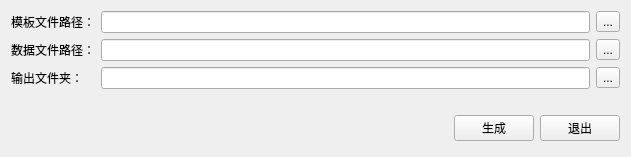
<?xml version="1.0" encoding="UTF-8"?>
<ui version="4.0">
 <class>Form</class>
 <widget class="QWidget" name="Form">
  <property name="enabled">
   <bool>true</bool>
  </property>
  <property name="geometry">
   <rect>
    <x>0</x>
    <y>0</y>
    <width>631</width>
    <height>157</height>
   </rect>
  </property>
  <property name="minimumSize">
   <size>
    <width>418</width>
    <height>120</height>
   </size>
  </property>
  <property name="maximumSize">
   <size>
    <width>99999</width>
    <height>99999</height>
   </size>
  </property>
  <property name="windowTitle">
   <string>批量模板合成工具</string>
  </property>
  <layout class="QGridLayout" name="gridLayout">
   <item row="0" column="0">
    <layout class="QGridLayout" name="gridLayout_4">
     <property name="spacing">
      <number>6</number>
     </property>
     <item row="0" column="1">
      <widget class="QLineEdit" name="lineEdit_template">
       <property name="enabled">
        <bool>true</bool>
       </property>
      </widget>
     </item>
     <item row="4" column="0">
      <widget class="QLabel" name="label_3">
       <property name="text">
        <string>输出文件夹：</string>
       </property>
      </widget>
     </item>
     <item row="4" column="1">
      <widget class="QLineEdit" name="lineEdit_output">
       <property name="enabled">
        <bool>true</bool>
       </property>
      </widget>
     </item>
     <item row="5" column="1">
      <spacer name="verticalSpacer">
       <property name="orientation">
        <enum>Qt::Vertical</enum>
       </property>
       <property name="sizeHint" stdset="0">
        <size>
         <width>20</width>
         <height>40</height>
        </size>
       </property>
      </spacer>
     </item>
     <item row="4" column="2">
      <widget class="QToolButton" name="toolButton_output">
       <property name="text">
        <string>...</string>
       </property>
      </widget>
     </item>
     <item row="2" column="0">
      <widget class="QLabel" name="label_2">
       <property name="text">
        <string>数据文件路径：</string>
       </property>
      </widget>
     </item>
     <item row="2" column="1">
      <widget class="QLineEdit" name="lineEdit_data">
       <property name="enabled">
        <bool>true</bool>
       </property>
      </widget>
     </item>
     <item row="2" column="2">
      <widget class="QToolButton" name="toolButton_data">
       <property name="text">
        <string>...</string>
       </property>
      </widget>
     </item>
     <item row="0" column="0">
      <widget class="QLabel" name="label">
       <property name="whatsThis">
        <string>&lt;html&gt;&lt;head/&gt;&lt;body&gt;&lt;p&gt;&lt;br/&gt;&lt;/p&gt;&lt;/body&gt;&lt;/html&gt;</string>
       </property>
       <property name="text">
        <string>模板文件路径：</string>
       </property>
      </widget>
     </item>
     <item row="0" column="2">
      <widget class="QToolButton" name="toolButton_template">
       <property name="text">
        <string>...</string>
       </property>
      </widget>
     </item>
    </layout>
   </item>
   <item row="3" column="0">
    <layout class="QHBoxLayout" name="horizontalLayout">
     <property name="spacing">
      <number>6</number>
     </property>
     <property name="topMargin">
      <number>2</number>
     </property>
     <property name="bottomMargin">
      <number>5</number>
     </property>
     <item>
      <spacer name="horizontalSpacer">
       <property name="orientation">
        <enum>Qt::Horizontal</enum>
       </property>
       <property name="sizeHint" stdset="0">
        <size>
         <width>40</width>
         <height>20</height>
        </size>
       </property>
      </spacer>
     </item>
     <item>
      <widget class="QPushButton" name="pushButton_generate">
       <property name="text">
        <string>生成</string>
       </property>
      </widget>
     </item>
     <item>
      <widget class="QPushButton" name="pushButton_exit">
       <property name="text">
        <string>退出</string>
       </property>
      </widget>
     </item>
    </layout>
   </item>
  </layout>
 </widget>
 <resources/>
 <connections/>
</ui>
